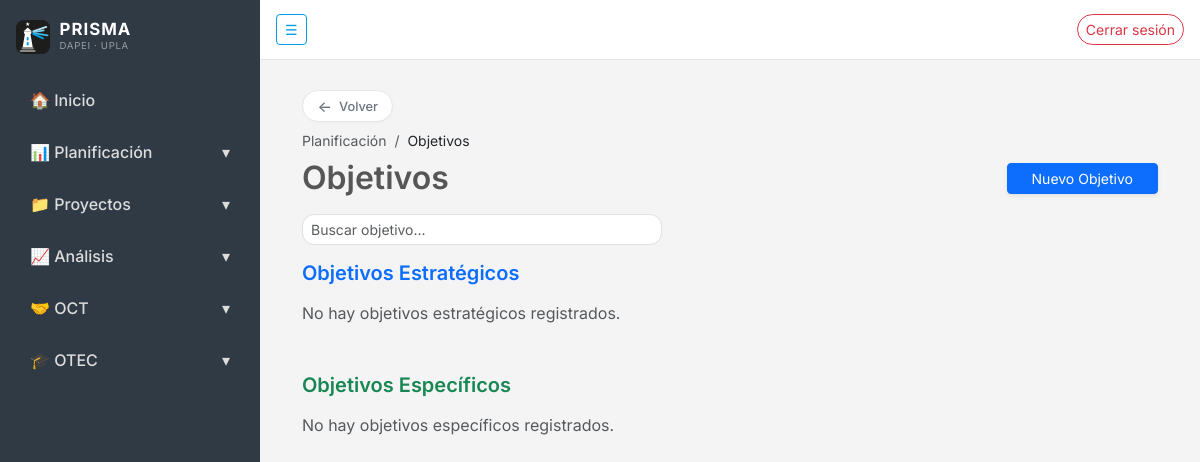
The app's page /planificacion/objetivos/ (signed in), older data.
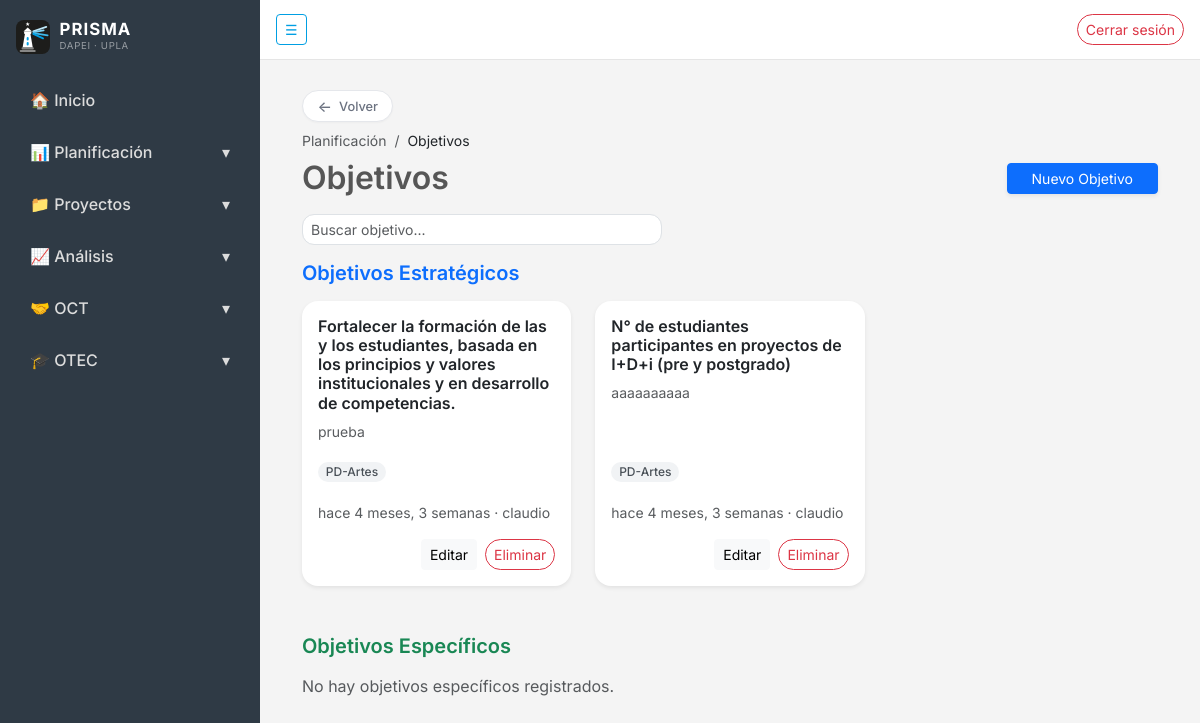
The same page, newer data.
### planificacion/models.py (models this page shows, shortened)
class Objetivo(models.Model):
    class TipoObjetivo(models.TextChoices):
        ESTRATEGICO = "ESTRATEGICO", "Estratégico"
        ESPECIFICO = "ESPECIFICO", "Específico"
    nombre = models.CharField(max_length=500, verbose_name="Nombre")
    descripcion = models.TextField(verbose_name="Descripción", max_length=500)
    tipo = models.CharField(
        max_length=20,
        choices=TipoObjetivo.choices,
        verbose_name="Tipo de objetivo",
    )
    fecha_creacion = models.DateTimeField(
        auto_now_add=True, verbose_name="Fecha de creación"
    )
    creado_por = models.ForeignKey(
        settings.AUTH_USER_MODEL,
        on_delete=models.SET_NULL,
        null=True,
        blank=True,
        related_name="objetivos_creados",
        verbose_name="Creado por",
    )
    eliminado = models.BooleanField(default=False)
    objects = ActivosManager()
    todos = models.Manager()
    class Meta:
        ordering = ["-fecha_creacion"]
        verbose_name = "Objetivo"
        verbose_name_plural = "Objetivos"

class Programa(models.Model):
    class TipoPrograma(models.TextChoices):
        PEI = "PEI", "PEI"
        PD_UNIDADES = "PD_UNI", "PD Unidades Académicas"
        PD_FUNCIONES = "PD_FUN", "PD Funciones Institucionales"
    class Estado(models.TextChoices):
        BORRADOR = "BORRADOR", "Borrador"
        VIGENTE = "VIGENTE", "Vigente"
        CERRADO = "CERRADO", "Cerrado"
    nombre = models.CharField(max_length=100)
    tipo = models.CharField(
        max_length=10,
        choices=TipoPrograma.choices,
        default=TipoPrograma.PEI,
    )
    estado = models.CharField(
        max_length=10,
        choices=Estado.choices,
        default=Estado.BORRADOR,
    )
    objetivos = models.ManyToManyField(
        "Objetivo",
        blank=True,
        related_name="programas_asociados",
    )
    fecha_creacion = models.DateTimeField(auto_now_add=True)
    creado_por = models.ForeignKey(
        settings.AUTH_USER_MODEL,
        on_delete=models.PROTECT,
        null=True,
        blank=True,
        related_name="programas_creados",
    )
    eliminado = models.BooleanField(default=False)
    objects = ActivosManager()
    todos = models.Manager()
    class Meta:
        verbose_name = "Programa / PD"
        verbose_name_plural = "Programas / PD"
        ordering = ["nombre"]
        constraints = [
            models.UniqueConstraint(
                fields=["nombre", "tipo"],
                condition=models.Q(eliminado=False),
                name="programa_unico_nombre_tipo_activo",
            ),
        ]

### planificacion/views.py (the view, shortened to what this page needs)
# urls.py: path("objetivos/", views.lista_objetivos, name="lista_objetivos"),
@login_required
def lista_objetivos(request):
    role = get_user_role(request)
    objetivos = Objetivo.objects.prefetch_related("programas_asociados").select_related("creado_por")
    estrategicos = objetivos.filter(tipo=Objetivo.TipoObjetivo.ESTRATEGICO)
    especificos = objetivos.filter(tipo=Objetivo.TipoObjetivo.ESPECIFICO)
    form = ObjetivoForm()
    return render(request, "planificacion/lista_objetivos.html", {
        "estrategicos": estrategicos,
        "especificos": especificos,
        "form": form,
        "es_planificacion": role["es_planificacion"],
    })

### planificacion/forms.py
class ObjetivoForm(forms.ModelForm):
    class Meta:
        model = Objetivo
        fields = ["nombre", "descripcion", "tipo"]
        widgets = {
            "nombre": forms.TextInput(attrs={
                "class": "form-control rounded-3",
                "placeholder": "Ej: Mejorar cobertura académica"
            }),
            "descripcion": forms.Textarea(attrs={
                "class": "form-control rounded-3",
                "rows": 3,
                "placeholder": "Describe el alcance del objetivo..."
            }),
            "tipo": forms.Select(attrs={
            "class": "form-select form-select-lg rounded-3 shadow-sm border-0",
            })
        }

### planificacion/helpers.py (called while the page is built)
def es_planificacion(user):
    if not user.is_authenticated:
        return False
    if user.is_superuser:
        return True
    return user.groups.filter(name="Planificacion").exists()

### planificacion/models.py (called while the page is built)
    def get_queryset(self):
        return super().get_queryset().filter(eliminado=False)

### planificacion/templates/planificacion/lista_objetivos.html (shortened to what this page needs)
{% extends "core/base.html" %}
{% load humanize %}
{% block content %}
<div class="container-fluid">
    <a href="{% url 'planificacion:home' %}" class="btn-volver mb-2"><span class="arrow">←</span> Volver</a>
    <div class="small mb-2">
        <a href="{% url 'planificacion:home' %}" class="text-muted text-decoration-none">Planificación</a>
        <span class="mx-1 text-muted">/</span>
        <span class="text-dark">Objetivos</span>
    </div>
    <div class="d-flex justify-content-between align-items-center mb-3">
        <h2 class="fw-semibold mb-0">Objetivos</h2>
        {% if es_planificacion %}
        <button class="btn btn-primary btn-sm px-4 shadow-sm"
                data-bs-toggle="modal"
                data-bs-target="#modalObjetivo">
            Nuevo Objetivo
        </button>
        {% endif %}
    </div>
    <div class="mb-3" style="max-width: 360px;">
        <input id="obj-search" type="search" class="form-control form-control-sm"
               placeholder="Buscar objetivo...">
    </div>
    <div class="mb-5">
        <h5 class="fw-semibold mb-3 text-primary">
            Objetivos Estratégicos
        </h5>
        <div class="row g-4">
            {% for objetivo in estrategicos %}
            {% include "planificacion/partials/objetivo_card.html" with objetivo=objetivo %}
            {% empty %}
            <div class="col-12 text-muted">
                No hay objetivos estratégicos registrados.
            </div>
            {% endfor %}
        </div>
    </div>
    <div>
        <h5 class="fw-semibold mb-3 text-success">
            Objetivos Específicos
        </h5>
        <div class="row g-4">
            {% for objetivo in especificos %}
            {% include "planificacion/partials/objetivo_card.html" with objetivo=objetivo %}
            {% empty %}
            <div class="col-12 text-muted">
                No hay objetivos específicos registrados.
            </div>
            {% endfor %}
        </div>
    </div>
</div>
{% endblock %}

### planificacion/templates/planificacion/partials/objetivo_card.html (shortened to what this page needs)
{% load humanize %}
<div class="col-md-6 col-lg-4 obj-item"
     data-search="{{ objetivo.nombre|lower }} {{ objetivo.descripcion|lower }}">
    <div class="card card-objetivo rounded-4 h-100 border-0 shadow-sm">
        <div class="card-body d-flex flex-column">
            <h6 class="fw-semibold mb-2">{{ objetivo.nombre }}</h6>
            <p class="text-muted small mb-3 flex-grow-1">
                {{ objetivo.descripcion|truncatewords:20 }}
            </p>
            <div class="mb-3">
                {% for programa in objetivo.programas_asociados.all %}
                    <span class="badge rounded-pill badge-programa me-1 mb-1">{{ programa.nombre }}</span>
                {% empty %}
                    <span class="text-muted small">Sin asignar a programas</span>
                {% endfor %}
            </div>
            <div class="text-muted small mb-3">
                {{ objetivo.fecha_creacion|naturaltime }} · {{ objetivo.creado_por }}
            </div>
            {% if es_planificacion %}
            <div class="d-flex justify-content-end gap-2">
                <button class="btn btn-sm btn-light"
                        data-bs-toggle="modal"
                        data-bs-target="#modalEditarObj{{ objetivo.id }}">
                    Editar
                </button>
                <button class="btn btn-sm btn-outline-danger"
                        data-bs-toggle="modal"
                        data-bs-target="#modalEliminarObj{{ objetivo.id }}">
                    Eliminar
                </button>
            </div>
            {% endif %}
        </div>
    </div>
</div>

Row changes from the older to the newer data that the page shows:
added Objetivo: nombre "Fortalecer la formación de las y los estudiantes, basada en los principios y valores institucionales y en desarrollo de competencias.", descripcion "prueba", fecha_creacion "hace 4 meses, 3 semanas", creado_por "claudio"
now on this page (row edited): Programa: nombre "PD-Artes"
added Objetivo: nombre "N° de estudiantes participantes en proyectos de I+D+i (pre y postgrado)", descripcion "aaaaaaaaaa", fecha_creacion "hace 4 meses, 3 semanas", creado_por "claudio"
Text that changed along with them:
text no longer shown: "No hay objetivos estratégicos registrados."
